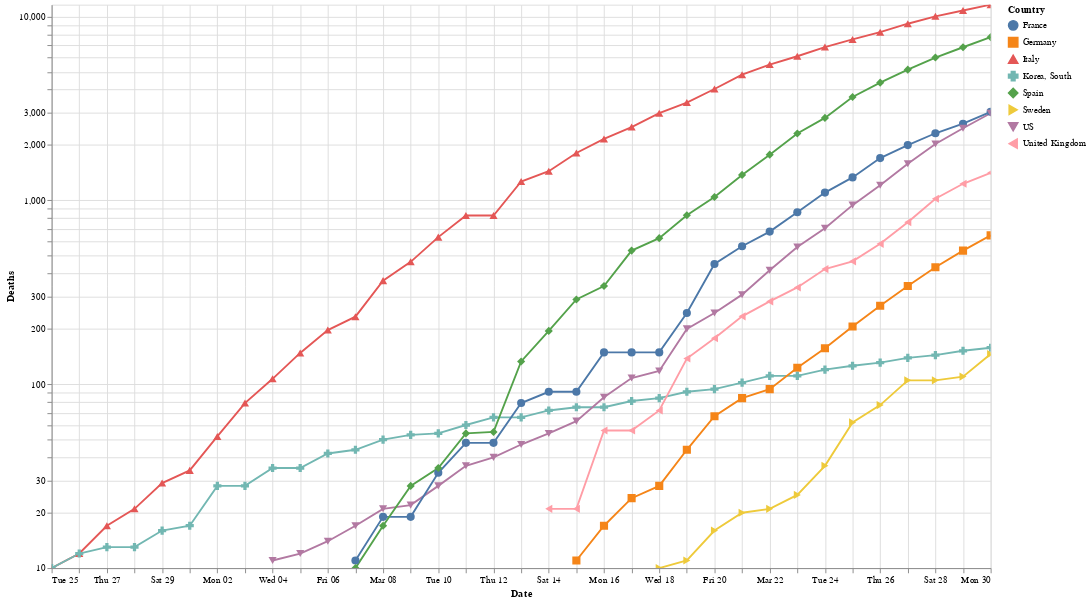

Notebook code for this chart:
### Markdown cell above
## Plot the Dataset

### Code cell
domain = (10, int(df.Deaths.max()))
alt.Chart(df).transform_filter(
    alt.datum.Deaths >= 10  
).mark_line(point=True).encode(
    alt.X("Date:T"),
    alt.Y("Deaths:Q", scale=alt.Scale(type="log", domain=domain)),
    color="Country:N",
    shape=alt.Shape("Country"),
    tooltip=["Country", "Deaths", "Date"]
).properties(
    width=1000,
    height=600
).configure_point(
    size=75
).interactive()

### Figure 1 — Vega-Lite specification as saved in the notebook (floating-point values rounded to 4 significant figures; data arrays with more than 128 entries replaced by an {"elided": "..."} marker saying what was removed)
{"config": {"view": {"continuousWidth": 400, "continuousHeight": 300}, "point": {"size": 75}}, "data": {"name": "data-de36abd5bc7fe8832a94be5ba64c5e73"}, "mark": {"type": "line", "point": true}, "encoding": {"color": {"type": "nominal", "field": "Country"}, "shape": {"type": "nominal", "field": "Country"}, "tooltip": [{"type": "nominal", "field": "Country"}, {"type": "quantitative", "field": "Deaths"}, {"type": "temporal", "field": "Date"}], "x": {"type": "temporal", "field": "Date"}, "y": {"type": "quantitative", "field": "Deaths", "scale": {"domain": [10, 11591], "type": "log"}}}, "height": 600, "selection": {"selector014": {"type": "interval", "bind": "scales", "encodings": ["x", "y"]}}, "transform": [{"filter": "(datum.Deaths >= 10)"}], "width": 1000, "$schema": "https://vega.github.io/schema/vega-lite/v4.0.2.json", "datasets": {"data-de36abd5bc7fe8832a94be5ba64c5e73": {"elided": "552 records"}}}
